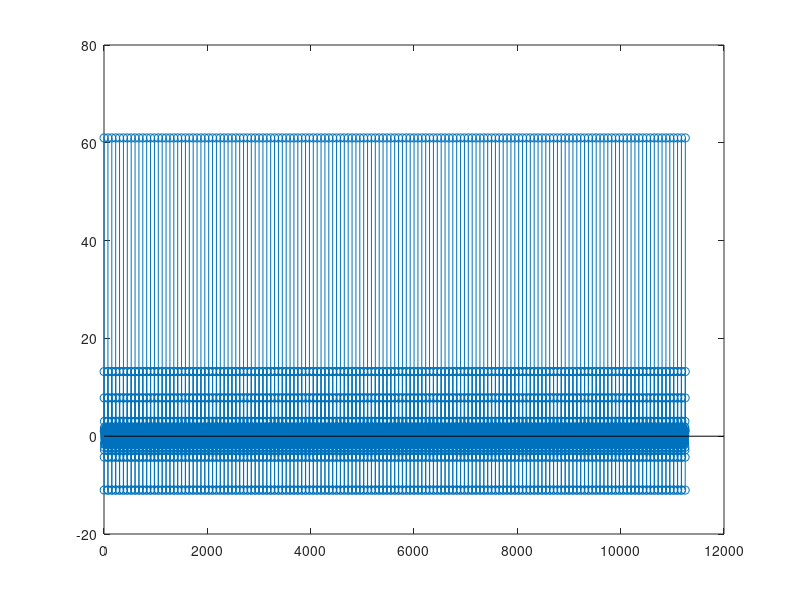

The MATLAB source for this figure:
fs = 11250;
tt = 0:1/fs:1;
A = 1;
f0 = 150;
xx = 0;
for i = -30:30
    xx = xx + A*cos(i*f0*2*pi*tt);
end
figure
stem(xx)
